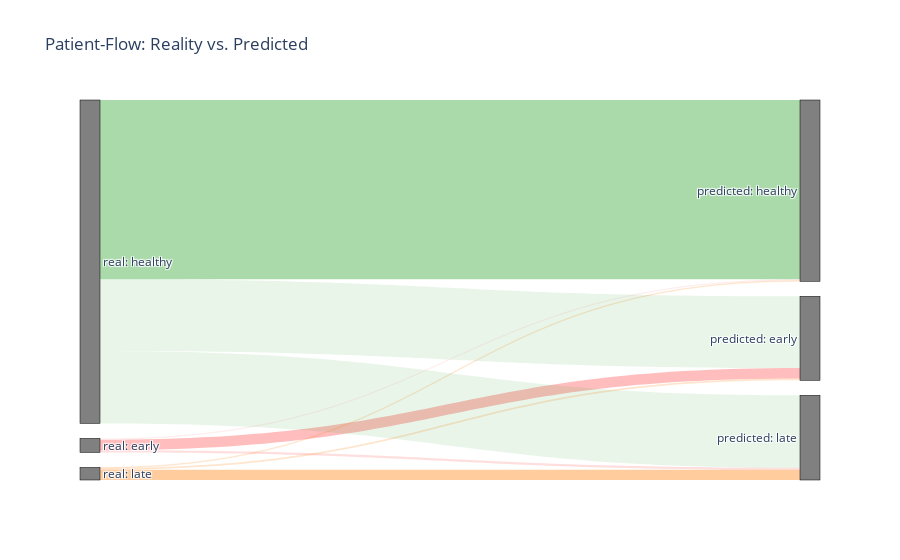

The code cell stored with this chart in its notebook:
### Code cell
import plotly.graph_objects as go

# Daten aus deiner Confusion Matrix extrahieren
# Reihenfolge: [Früh, Spät, Gesund]

if sample: 
    X_val = X_val_sample
    y_val = y_val_sample
else: 
    X_val = X_val
    y_val = y_val

cm = confusion_matrix(y_val, y_val_pred)

# Labels für die Knoten
label_list = [
    "real: early", "real: late", "real: healthy", # Quellen (Links)
    "predicted: early", "predicted: late", "predicted: healthy" # Ziele (Rechts)
]

# Definition der Flüsse (Sankey-Struktur)
source = [0, 0, 0, 1, 1, 1, 2, 2, 2] # Index der Quellen
target = [3, 4, 5, 3, 4, 5, 3, 4, 5] # Index der Ziele
value = cm.flatten() # Die Zahlen aus deiner Matrix

# Farben definieren (Grün für korrekt, Rot für Fehler)
color_link = [
    'rgba(255, 90, 90, 0.4)', 'rgba(255, 90, 90, 0.2)', 'rgba(255, 90, 90, 0.1)', # Von Früh
    'rgba(255, 127, 14, 0.2)', 'rgba(255, 127, 14, 0.4)', 'rgba(255, 127, 14, 0.1)', # Von Spät
    'rgba(44, 160, 44, 0.1)', 'rgba(44, 160, 44, 0.1)', 'rgba(44, 160, 44, 0.4)'    # Von Gesund
]

fig = go.Figure(data=[go.Sankey(
    node = dict(
      pad = 15, thickness = 20, line = dict(color = "black", width = 0.5),
      label = label_list, color = "grey"
    ),
    link = dict(
      source = source, target = target, value = value, color = color_link
  ))])

fig.update_layout(title_text="Patient-Flow: Reality vs. Predicted", font_size=12)
fig.show()

### Figure 1 — Plotly figure (JSON) as saved in the notebook; plotly's stock layout.template omitted (floating-point values rounded to 4 significant figures)
{"data": [{"link": {"color": ["rgba(255, 90, 90, 0.4)", "rgba(255, 90, 90, 0.2)", "rgba(255, 90, 90, 0.1)", "rgba(255, 127, 14, 0.2)", "rgba(255, 127, 14, 0.4)", "rgba(255, 127, 14, 0.1)", "rgba(44, 160, 44, 0.1)", "rgba(44, 160, 44, 0.1)", "rgba(44, 160, 44, 0.4)"], "source": [0, 0, 0, 1, 1, 1, 2, 2, 2], "target": [3, 4, 5, 3, 4, 5, 3, 4, 5], "value": [30, 6, 4, 5, 29, 2, 205, 207, 512]}, "node": {"color": "grey", "label": ["real: early", "real: late", "real: healthy", "predicted: early", "predicted: late", "predicted: healthy"], "line": {"color": "black", "width": 0.5}, "pad": 15, "thickness": 20}, "type": "sankey"}], "layout": {"font": {"size": 12}, "title": {"text": "Patient-Flow: Reality vs. Predicted"}}}
